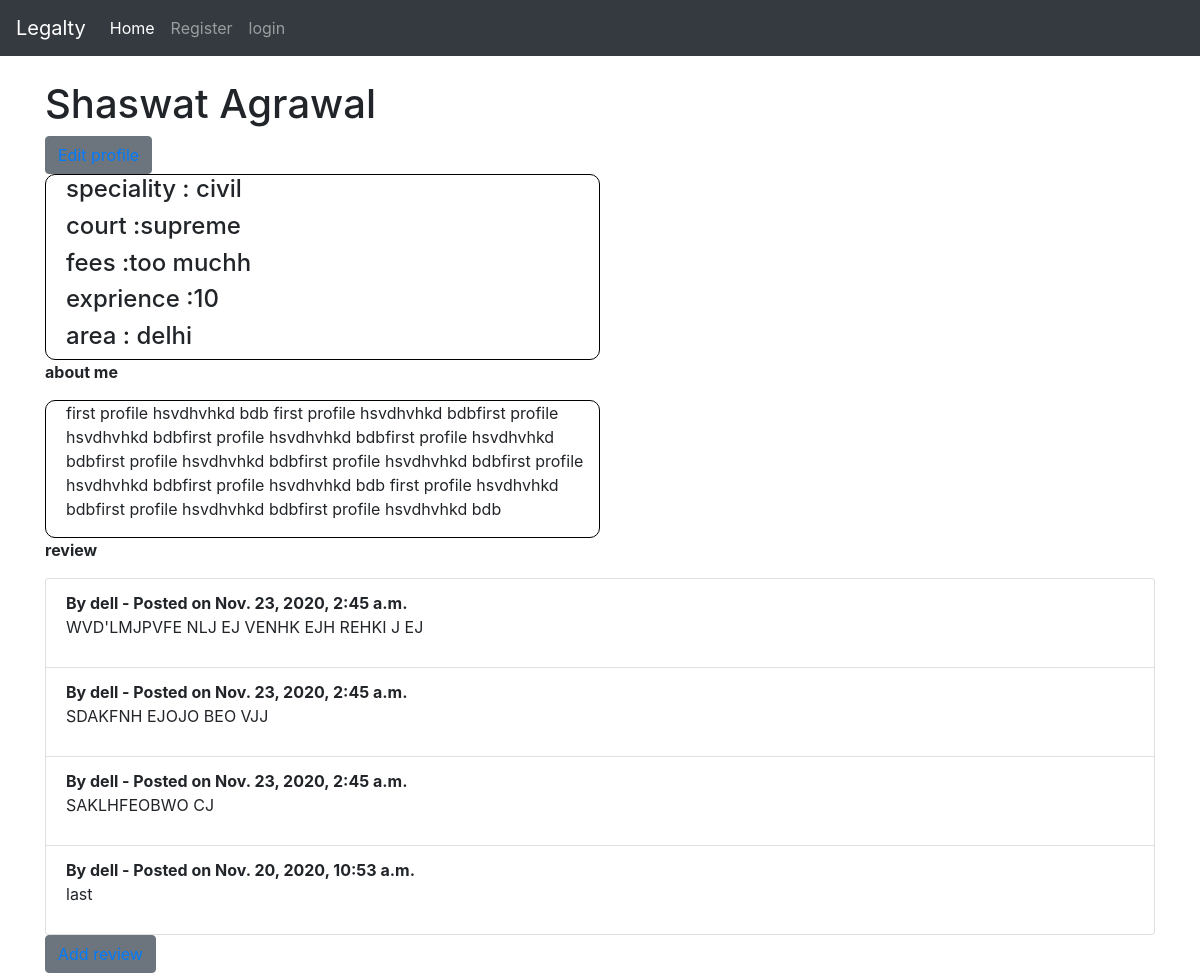
Page /users/11 on the committed database.
### users/models.py (models this page shows, shortened)
class LawyerProfile( models.Model ):
    user = models.OneToOneField( User , null=True , on_delete = models.CASCADE )
    about = models.TextField()
    firstName = models.CharField(max_length=100 , default = "" )
    lastName = models.CharField(max_length=100, default="")
    speciality = models.CharField(max_length=100 , default = "" )
    court = models.CharField(max_length=100 , default = "" )
    fees = models.CharField(max_length=100 , default = "")
    experience = models.IntegerField( default = 1)
    area = models.CharField(max_length=100 , default = "")
    date_added = models.DateTimeField(default=timezone.now)
    class Meta:
        ordering = ('-date_added' , )

class Review ( models.Model):
    lawyer_id = models.ForeignKey( LawyerProfile, on_delete=models.CASCADE)
    author = models.ForeignKey(User, on_delete=models.CASCADE)
    body = models.TextField()
    date_added = models.DateTimeField(default=timezone.now)
    class Meta:
        ordering = ('-date_added' , )

### users/views.py (the view)
# urls.py: path('<int:pk>', displayProfile , name= 'display-profile'),
def displayProfile( request , pk):
    try:
        form = LawyerProfile.objects.get(pk=pk)
        reviewset = Review.objects.filter( lawyer_id__pk = pk )[0:4]
    except LawyerProfile.DoesNotExist:
        return HttpResponseNotFound("Page not found")
    context = {
        'form' : form ,
        'reviewset' : reviewset
    }
    return render(request, 'profile.html', context)

### users/templates/profile.html (shortened to what this page needs)
{% extends 'base.html' %}
{% block content %}
<h1>{{  form.firstName }} {{  form.lastName }}</h1>
<button type="button" class="btn btn-secondary">
    <a href="{% url 'edit-profile' form.pk  %}" >
    </a>
</button>
<br/>
<div class="box">
    <h4> speciality : {{  form.speciality }} </h4>
    <H4> court :{{  form.court }}</H4>
    <h4> fees :{{  form.fees }}</h4>
    <h4> exprience :{{  form.experience }}</h4>
    <h4> area : {{  form.area }}</h4>
</div>
<p><b> about me </b></p>
<div class="box">
    <p>
        {{  form.about }}
    </p>
</div>
<div >
    <p> <b> review </b></p>
<ul class="list-group">
{% for review in reviewset %}
    <li class="list-group-item">
        <b>By {{ review.author.username }} - Posted on {{ review.date_added }}</b>
        <p> {{ review.body }}</p>
    </li>
{% endfor %}
</ul>
</div>
<button type="button" class="btn btn-secondary">
    <a href="{% url 'review' form.pk  %}" >
    </a>
</button>
{% endblock %}

### users/templates/profile.html (style rules this page uses)
.box { left: 50px; width: calc(50%); border: 1px solid black; border-radius: 10px; padding-left : 20px; text-align: left ; }

### rows in the picture
LawyerProfile: firstName "Shaswat", lastName "Agrawal", speciality "civil", court "supreme", fees "too muchh", experience "10", area "delhi", about "first profile hsvdhvhkd bdb first profile hsvdhvhkd bdbfirst profile hsvdhvhkd bdbfirst profile hsvdhvhkd bdbfirst profile hsvdhvhkd bdbfirst profile hsvdhvhkd bdbfirst profile hsvdhvhkd bdbfirst profile hsvdhvhkd bdbfirst profile hsvdhvhkd bdb first profile hsvdhvhkd bdbfirst profile hsvdhvhkd bdbfirst profile hsvdhvhkd bdb"
Review: author.username "dell", date_added "Nov. 23, 2020, 2:45 a.m.", body "WVD'LMJPVFE NLJ EJ VENHK EJH REHKI J EJ"
Review: author.username "dell", date_added "Nov. 23, 2020, 2:45 a.m.", body "SDAKFNH EJOJO BEO VJJ"
Review: author.username "dell", date_added "Nov. 23, 2020, 2:45 a.m.", body "SAKLHFEOBWO CJ"
Review: author.username "dell", date_added "Nov. 20, 2020, 10:53 a.m.", body "last"
